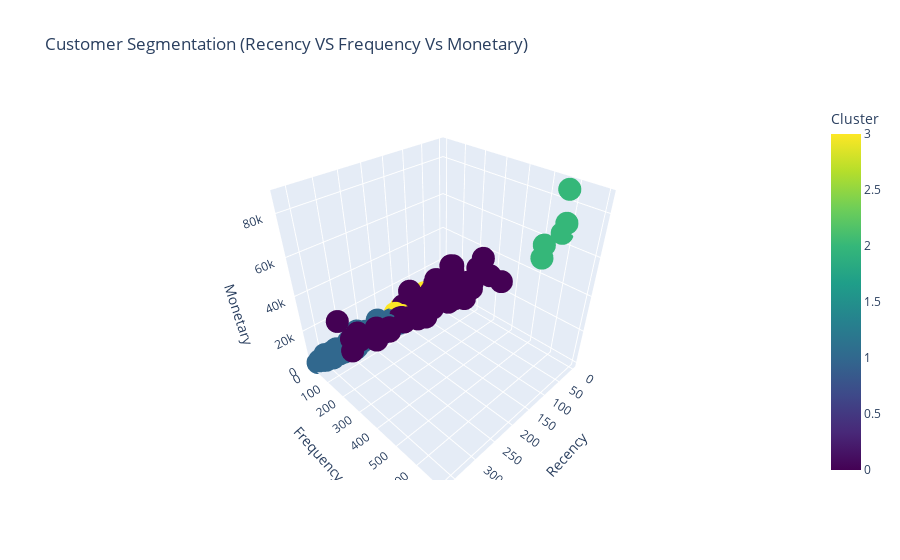

The cell this chart's notebook holds for it:
### Code cell
#clustering viz
fig = px.scatter_3d(RFM_DATAFRAME,
x = 'Recency',
y= 'Frequency',
z = 'Monetary',
color = 'Cluster',
hover_data = ['Monetary'],
title = 'Customer Segmentation (Recency VS Frequency Vs Monetary)',
color_continuous_scale = 'Viridis' )

fig.show()

### Figure 1 — Plotly figure (JSON) as saved in the notebook; plotly's stock layout.template omitted (floating-point values rounded to 4 significant figures; data arrays with more than 128 entries replaced by an {"elided": "..."} marker saying what was removed)
{"data": [{"hovertemplate": "Recency=%{x}<br>Frequency=%{y}<br>Monetary=%{z}<br>Cluster=%{marker.color}<extra></extra>", "legendgroup": "", "marker": {"color": {"elided": "1456 int values"}, "coloraxis": "coloraxis", "symbol": "circle"}, "mode": "markers", "name": "", "scene": "scene", "showlegend": false, "type": "scatter3d", "x": {"elided": "1456 int values"}, "y": {"elided": "1456 int values"}, "z": {"elided": "1456 float values"}}], "layout": {"coloraxis": {"colorbar": {"title": {"text": "Cluster"}}, "colorscale": [[0, "#440154"], [0.1111, "#482878"], [0.2222, "#3e4989"], [0.3333, "#31688e"], [0.4444, "#26828e"], [0.5556, "#1f9e89"], [0.6667, "#35b779"], [0.7778, "#6ece58"], [0.8889, "#b5de2b"], [1, "#fde725"]]}, "legend": {"tracegroupgap": 0}, "scene": {"domain": {"x": [0, 1], "y": [0, 1]}, "xaxis": {"title": {"text": "Recency"}}, "yaxis": {"title": {"text": "Frequency"}}, "zaxis": {"title": {"text": "Monetary"}}}, "title": {"text": "Customer Segmentation (Recency VS Frequency Vs Monetary)"}}}
